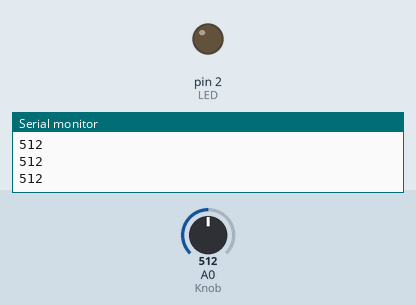
Bench run of a sketch on a simulated Arduino Uno, built with avr-gcc and run on an emulated ATmega328P. Shown: output pins drawn as LEDs (lit = HIGH), the last lines printed to the serial monitor. Dashed ring = blinking. The test bench sets the inputs (shaded band); at power-on: A0 (Knob) = 512.

Above: at 1.2 s.
1.3 s: A0 (Knob) set to 520
At 1.46 s:
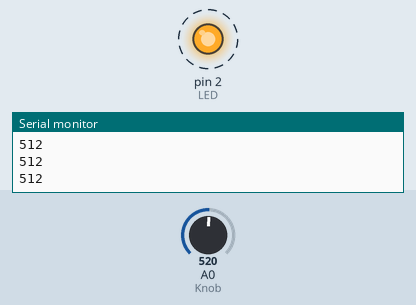
4.3 s: A0 (Knob) set to 511
At 4.3 s:
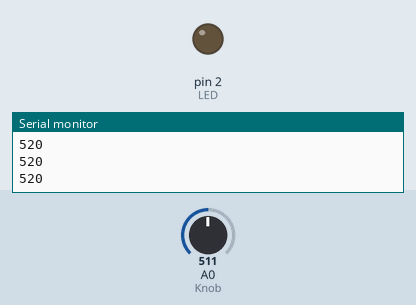
Timing chart, 0 to 7.3 s (numbered marks = the images above; inputs shaded):
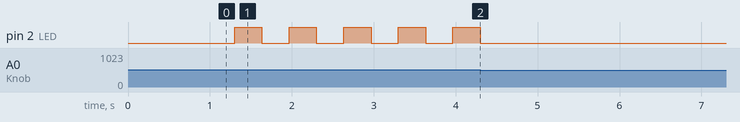

Measured:
- the behaviour switches between 512 and 513 on A0 (Knob) (found by bisection; images 0 and 1)
- after the input at 1.3 s, pin 2 (LED): alternates HIGH for 0.33 s and LOW for 0.33 s, starting at once
- after the input at 4.3 s, pin 2 (LED): stops changing and stays LOW

The sketch:

Threshold_BlinkContinuously.ino
```cpp
/*
 * When the knob crosses a threshold,
 * LED Blink
 *
 * 2/23/2021 yedianyang
 */


#define LED 2
#define Knob A0

bool isOverThreshold = false;
int ledThreshold = 512;


void setup() {
  Serial.begin(9600);
  pinMode(LED, OUTPUT);

}

void loop() {
  Serial.println(analogRead(Knob));

  if (analogRead(Knob) > ledThreshold) {
    ledBlink();
  } else {
    ledOff();
  }

}


void ledBlink() {
  digitalWrite(LED, HIGH);
  delay(333);
  digitalWrite(LED, LOW);
  delay(333);
}

void ledOff() {
  digitalWrite(LED, LOW);
}
```
